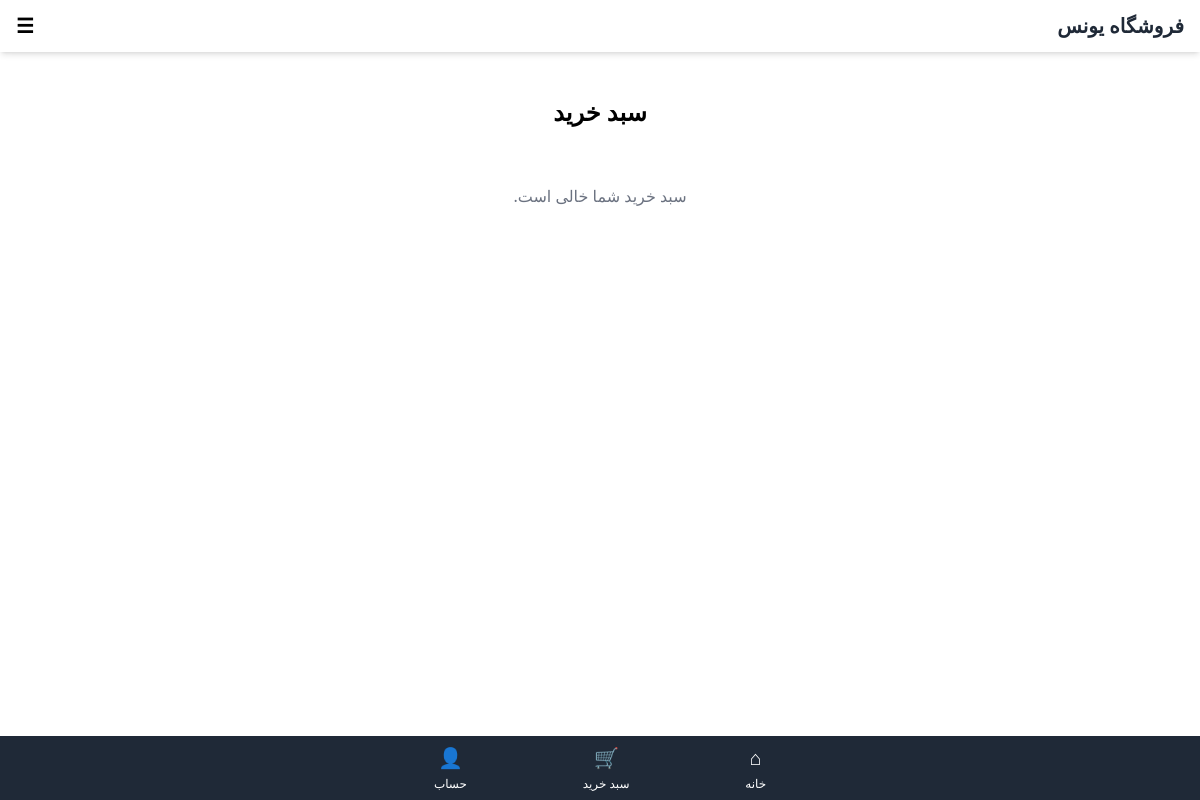
The page /cart/ (signed in) on the database as committed earlier.
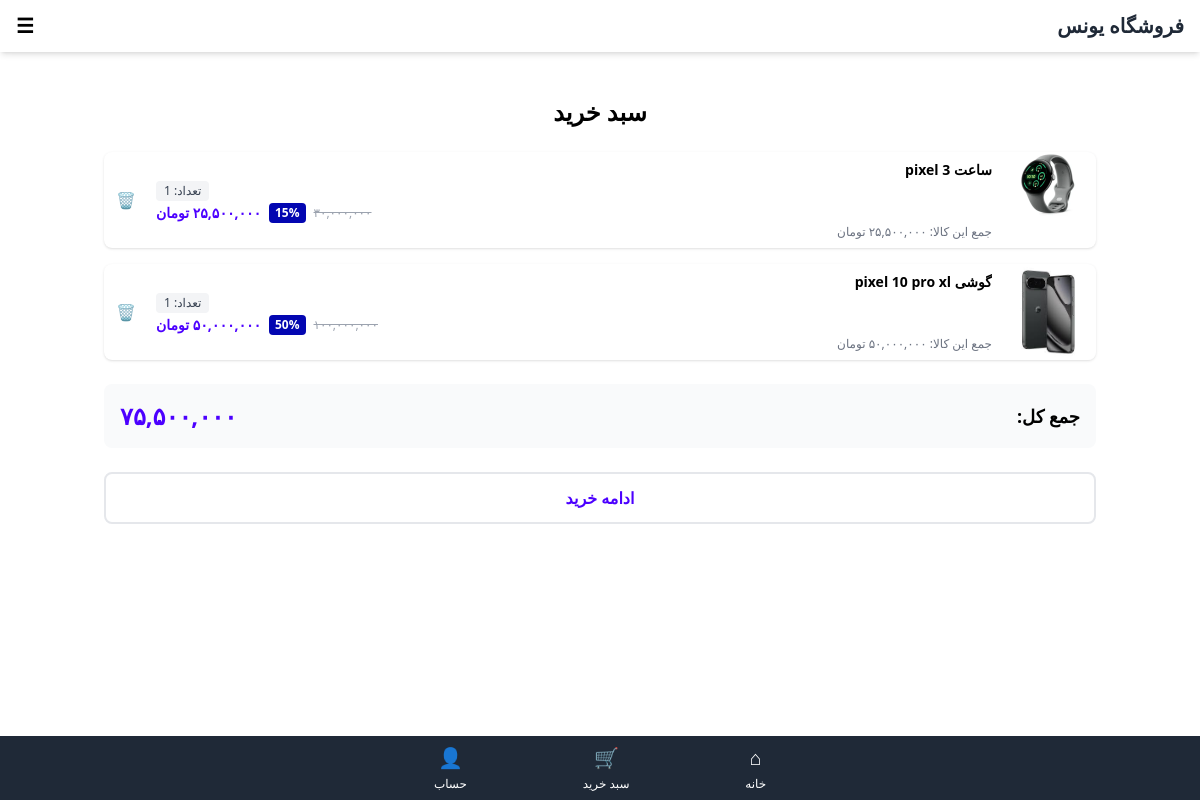
The same page on the database as committed later.
### app_cart/models.py (models this page shows, shortened)
class CartItem(models.Model):
    cart = models.ForeignKey(Cart, on_delete=models.CASCADE, related_name='items')
    product = models.ForeignKey('app_product.Product', on_delete=models.CASCADE)
    quantity = models.PositiveIntegerField(default=1)
    selected_color = models.ForeignKey(
        ProductColor,
        on_delete=models.SET_NULL,
        related_name='cart_items',
        null=True,
        blank=True,
    )
    added_at = models.DateTimeField(auto_now_add=True)
    class Meta:
        ordering = ['-added_at']
    @property
    def total_price(self):
        return self.product.final_price * self.quantity
    @property
    def persian_total_price(self):
        persian_digits = "۰۱۲۳۴۵۶۷۸۹"
        value = "{:,}".format(int(self.total_price))
        return "".join(persian_digits[int(ch)] if ch.isdigit() else ch for ch in value)

### app_product/models.py (models this page shows, shortened)
class ProductImage(models.Model):
    product = models.ForeignKey(Product, related_name='images', on_delete=models.CASCADE)
    image = models.ImageField(upload_to='products/')
    alt_text = models.CharField(max_length=255, blank=True)  # همچنان وجود دارد

class Product(models.Model):
    name = models.CharField(max_length=200, verbose_name="نام محصول")
    description = models.TextField(blank=True, null=True, verbose_name="توضیحات محصول")
    price = models.IntegerField(verbose_name="قیمت (تومان)")
    discount_percent = models.PositiveSmallIntegerField(
        default=0, null=True, blank=True, verbose_name="درصد تخفیف"
    )
    sold_count = models.PositiveIntegerField(default=0, verbose_name="تعداد فروش")
    stock = models.PositiveIntegerField(verbose_name="موجودی")
    is_active = models.BooleanField(default=True, verbose_name="فعال")
    created_at = models.DateTimeField(auto_now_add=True, verbose_name="تاریخ ایجاد")
    category = models.ForeignKey(
        'app_category.Category', on_delete=models.CASCADE, verbose_name="دسته‌بندی"
    )
    class Meta:
        verbose_name = "محصول"
        verbose_name_plural = "محصولات"
    def _to_persian_num(self, num):
        if num is None:
            return ''
        persian_digits = '۰۱۲۳۴۵۶۷۸۹'
        return ''.join(persian_digits[int(d)] if d.isdigit() else d for d in str(num))
    @property
    def final_price(self):
        if self.discount_percent and self.discount_percent > 0:
            return int(self.price * (1 - self.discount_percent / 100))
        return self.price
    @property
    def persian_price(self):
        return self._to_persian_num('{:,}'.format(int(self.price)))
    @property
    def persian_final_price(self):
        return self._to_persian_num('{:,}'.format(int(self.final_price)))

### app_cart/views.py (the view)
# urls.py: path('', views.cart_view, name='cart_view'),
def cart_view(request):
    cart = _get_or_create_cart(request)
    cart_items = (
        cart.items.select_related("product", "selected_color")
        .prefetch_related(
            Prefetch(
                "product__images",
                queryset=ProductImage.objects.only("id", "product_id", "image"),
            )
        )
        .all()
    )
    total_items = sum(item.quantity for item in cart_items)
    total_price = sum(item.total_price for item in cart_items)
    total_price_persian = _to_persian_num("{:,}".format(int(total_price)))
    return render(
        request,
        "cart_detail.html",
        {
            "cart": cart,
            "cart_items": cart_items,
            "total_items": total_items,
            "total_price": total_price_persian,
            "is_guest_cart": not request.user.is_authenticated,
        },
    )

### app_cart/views.py (called while the page is built)
def _to_persian_num(num):
    persian_digits = "۰۱۲۳۴۵۶۷۸۹"
    return "".join(persian_digits[int(d)] if d.isdigit() else d for d in str(num))

def _get_cart_owner(request):
    if request.user.is_authenticated:
        return request.user
    return _get_or_create_guest_user(request)

def _get_or_create_cart(request):
    owner = _get_cart_owner(request)
    cart, _ = Cart.objects.get_or_create(user=owner, is_active=True)
    return cart

### app_home/context_processors.py (called while the page is built)
def shop_info(request):
    return {
        "SHOP_NAME": getattr(settings, "SHOP_NAME", "SHOP_NAME"),
        "categories": Category.objects.filter(product__is_active=True).distinct().only("id", "name"),
        "search_query": request.GET.get("q", ""),
    }

### app_cart/templates/cart_detail.html (shortened to what this page needs)
{% extends "base.html" %}
{% block content %}
<div class="container mx-auto p-4">
    <h1 class="text-2xl font-bold mb-6 text-center">سبد خرید</h1>
    {% if cart_items %}
        <div class="space-y-4">
            {% for item in cart_items %}
                <a href="{% url 'product:product' item.product.pk %}" class="block">
                    {% include "app_product/product_card.html" with product=item.product item=item card_layout='horizontal' %}
                </a>
            {% endfor %}
        </div>
        <div class="mt-6 p-4 bg-gray-50 rounded-lg">
            <div class="flex justify-between items-center">
                <span class="text-lg font-bold">جمع کل:</span>
                <span class="text-2xl font-bold text-color-light">{{ total_price }}</span>
            </div>
        </div>
        <div class="mt-6 flex gap-4">
            <a href="{% url 'home:home' %}" class="flex-1 py-3 px-6 border-2 border-color-light text-color-light rounded-lg text-center font-bold hover:bg-color-light hover:text-white transition">
                ادامه خرید
            </a>
        </div>
    {% else %}
        <p class="text-center text-gray-500 py-8">سبد خرید شما خالی است.</p>
    {% endif %}
</div>
{% endblock %}

### app_product/templates/app_product/product_card.html
{% if card_layout == 'vertical' %}
  <div class="bg-white rounded-lg shadow overflow-hidden flex flex-col min-h-[180px]">
    <div class="w-full h-40 bg-gray-100 flex items-center justify-center">
      {% with first_image=product.images.first %}
        {% if first_image %}
          <img src="{{ first_image.image.url }}" alt="{{ product.name }}" class="w-full h-full object-cover">
        {% else %}
          <span class="text-xs text-gray-500">بدون تصویر</span>
        {% endif %}
      {% endwith %}
    </div>
    <div class="p-2 flex-grow flex flex-col justify-between">
      <h3 class="font-bold text-xs line-clamp-2">{{ product.name }}</h3>
      {% if product.discount_percent > 0 %}
        <div class="flex items-center justify-between mt-1">
          <p class="text-discount-dark text-xs line-through">
            {{ product.persian_price }} تومان
          </p>
          <span class="bg-color-dark text-white text-xs font-bold px-2 py-0.5 rounded whitespace-nowrap">
            {{ product.discount_percent }}%
          </span>
        </div>
        <p class="text-color-light font-bold text-xs mt-1">
          {{ product.persian_final_price }} تومان
        </p>
      {% else %}
        <div class="h-6"></div>
        <p class="text-color-light font-bold text-xs mt-1">
          {{ product.persian_price }} تومان
        </p>
      {% endif %}
      {% if product.stock == 0 %}
        <p class="text-red-500 text-xs mt-1">ناموجود</p>
      {% endif %}
    </div>
  </div>
{% elif card_layout == 'horizontal' %}
  <div class="flex w-full min-h-24 bg-white rounded-lg shadow overflow-hidden">
    <div class="w-24 h-full bg-gray-100 flex items-center justify-center flex-shrink-0">
      {% with first_image=product.images.first %}
        {% if first_image %}
          <img src="{{ first_image.image.url }}" alt="{{ product.name }}" class="w-full h-full object-cover">
        {% else %}
          <span class="text-xs text-gray-500">بدون تصویر</span>
        {% endif %}
      {% endwith %}
    </div>
    <div class="flex-1 flex flex-col justify-between p-2 text-right">
      <h3 class="font-bold text-sm line-clamp-1">{{ product.name }}</h3>
      {% if item %}
        <div class="flex items-center justify-end">
          <span class="text-xs bg-gray-100 text-gray-700 px-2 py-0.5 rounded">
            تعداد: {{ item.quantity }}
          </span>
        </div>
      {% endif %}
      <div class="flex items-center gap-2 justify-end">
        {% if product.discount_percent > 0 %}
          <p class="text-gray-400 text-xs line-through">
            {{ product.persian_price }}
          </p>
          <span class="bg-color-dark text-white text-xs font-bold px-1.5 py-0.5 rounded">
            {{ product.discount_percent }}%
          </span>
          <p class="text-color-light font-bold text-sm">
            {{ product.persian_final_price }} تومان
          </p>
        {% else %}
          <p class="text-color-light font-bold text-sm">
            {{ product.persian_price }} تومان
          </p>
        {% endif %}
      </div>
      {% if item %}
        <p class="text-xs text-gray-500">
          جمع این کالا: {{ item.persian_total_price }} تومان
        </p>
      {% endif %}
    </div>
    {% if item %}
      <button
        type="button"
        class="flex items-center justify-center px-3 text-red-600 hover:text-red-800 hover:bg-red-50 transition"
        onclick="removeFromCart({{ item.id }}, event)"
      >
        🗑
      </button>
    {% endif %}
  </div>
{% endif %}

Rows that differ between the two databases and show on the page:
added CartItem: image (picture), quantity "1", persian_total_price "۲۵,۵۰۰,۰۰۰"
now on this page (row unchanged): Product: name "ساعت pixel 3", persian_price "۳۰,۰۰۰,۰۰۰", discount_percent "15", persian_final_price "۲۵,۵۰۰,۰۰۰"
added CartItem: image (picture), quantity "1", persian_total_price "۵۰,۰۰۰,۰۰۰"
now on this page (row unchanged): Product: name "گوشی pixel 10 pro xl", persian_price "۱۰۰,۰۰۰,۰۰۰", discount_percent "50", persian_final_price "۵۰,۰۰۰,۰۰۰"
Other text that changed with them:
{{ total_price }}: (not shown) → "۷۵,۵۰۰,۰۰۰"
text no longer shown: "سبد خرید شما خالی است."
text now shown: "جمع کل: ادامه خرید"
